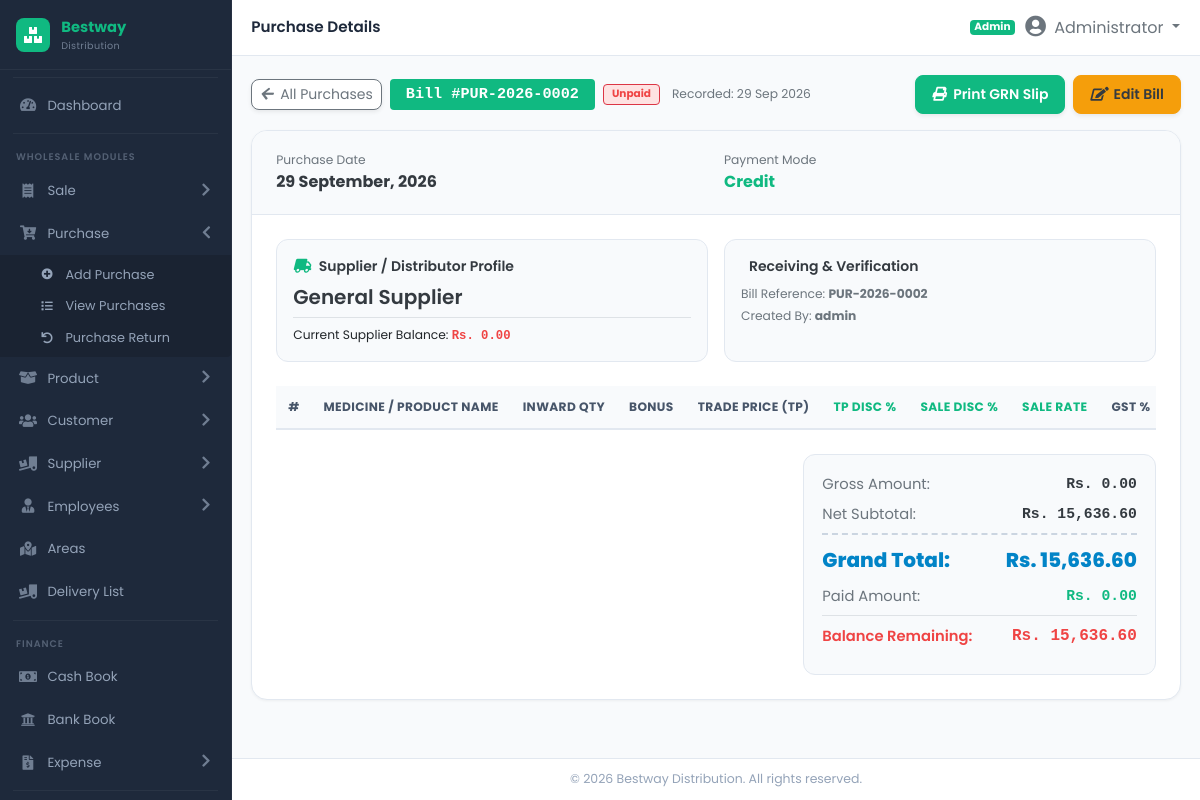
The page /modules/purchase/view_purchase.php?id=2 (signed in) on the database its author committed.
### tables this page shows
CREATE TABLE IF NOT EXISTS `purchases` (
  `id` INT AUTO_INCREMENT PRIMARY KEY,
  `bill_no` VARCHAR(100) NOT NULL,
  `purchase_date` DATE NOT NULL,
  `receiving_date` DATE NOT NULL,
  `supplier_id` INT NOT NULL,
  `po_id` INT NULL,
  `subtotal` DECIMAL(14,2) DEFAULT 0.00,
  `discount_amount` DECIMAL(12,2) DEFAULT 0.00,
  `tax_amount` DECIMAL(12,2) DEFAULT 0.00,
  `freight_charges` DECIMAL(12,2) DEFAULT 0.00,
  `grand_total` DECIMAL(14,2) DEFAULT 0.00,
  `paid_amount` DECIMAL(14,2) DEFAULT 0.00,
  `balance_amount` DECIMAL(14,2) DEFAULT 0.00,
  `payment_type` ENUM('Cash', 'Credit', 'Bank') DEFAULT 'Credit',
  `payment_status` ENUM('Paid', 'Partial', 'Unpaid') DEFAULT 'Unpaid',
  `status` ENUM('Received', 'Pending') DEFAULT 'Received',
  `notes` TEXT NULL,
  `created_by` INT NULL,
  INDEX (`bill_no`),
  INDEX (`supplier_id`),
  INDEX (`purchase_date`)
);

CREATE TABLE IF NOT EXISTS `users` (
  `id` INT AUTO_INCREMENT PRIMARY KEY,
  `username` VARCHAR(100) NOT NULL UNIQUE,
  `password` VARCHAR(255) NOT NULL,
  `full_name` VARCHAR(150) NOT NULL,
  `role` ENUM('Admin', 'Manager', 'Accountant', 'Operator', 'salesman') DEFAULT 'Admin',
  `email` VARCHAR(100) NULL,
  `phone` VARCHAR(50) NULL,
  `status` ENUM('Active', 'Inactive') DEFAULT 'Active',
  `last_login` DATETIME NULL,
  `created_at` DATE NULL
);

### modules/purchase/view_purchase.php (the view, shortened to what this page needs)
<?php
require_once __DIR__ . '/../../includes/header.php';
$purchase_id = intval($_GET['id'] ?? 0);
$purchase = null;
$supplier = null;
if ($db_connected && $pdo && $purchase_id > 0) {
    try {
        $stmt_p = $pdo->prepare("
            SELECT p.*, u.username as created_by_name
            FROM purchases p
            LEFT JOIN users u ON p.created_by = u.id
            WHERE p.id = ?
        ");
        $stmt_p->execute([$purchase_id]);
        $purchase = $stmt_p->fetch();
        if ($purchase) {
            $stmt_s = $pdo->prepare("SELECT * FROM suppliers WHERE id = ?");
            $stmt_s->execute([$purchase['supplier_id']]);
            $supplier = $stmt_s->fetch();
            $gross_sum = 0;
            $subtotal_val = floatval($purchase['subtotal'] ?? 0);
        }
    } catch (Exception $e) {}
}
?>
<div class="d-flex flex-wrap align-items-center justify-content-between gap-3 mb-3">
    <div class="d-flex align-items-center gap-2">
        <a href="purchases.php" class="btn btn-sm btn-outline-secondary bg-white rounded-3 shadow-sm">
            <i class="fa-solid fa-arrow-left me-1"></i> All Purchases
        </a>
        <span class="badge bg-primary text-white font-monospace px-3 py-2" style="font-size:0.95rem;">
            Bill #<?= htmlspecialchars($purchase['bill_no']) ?>
        </span>
        <?php if ($purchase['payment_status'] === 'Paid'): ?>
            <span class="badge bg-success-subtle text-success border border-success px-2 py-1">Paid</span>
        <?php elseif ($purchase['payment_status'] === 'Partial'): ?>
            <span class="badge bg-warning-subtle text-warning border border-warning px-2 py-1">Partial</span>
        <?php else: ?>
            <span class="badge bg-danger-subtle text-danger border border-danger px-2 py-1">Unpaid</span>
        <?php endif; ?>
        <span class="text-muted small d-none d-md-inline ms-1">Recorded: <?= date('d M Y', strtotime($purchase['purchase_date'])) ?></span>
    </div>
    <div class="d-flex flex-wrap gap-2">
        <a href="print_purchase.php?id=<?= $purchase['id'] ?>" target="_blank" class="btn btn-sm btn-success fw-bold px-3 py-2 shadow-sm rounded-3">
            <i class="fa-solid fa-print me-1"></i> Print GRN Slip
        </a>
        <a href="edit_purchase.php?id=<?= $purchase['id'] ?>" class="btn btn-sm btn-warning fw-bold px-3 py-2 shadow-sm rounded-3 text-dark">
            <i class="fa-solid fa-edit me-1"></i> Edit Bill
        </a>
    </div>
</div>
<div class="bill-panel mb-4">
    <div class="bill-header-bar">
        <div class="row g-3 align-items-center">
            <div class="col-md-6">
                <span class="text-muted small d-block">Purchase Date</span>
                <strong class="text-dark fs-6"><?= date('d F, Y', strtotime($purchase['purchase_date'])) ?></strong>
            </div>
            <div class="col-md-6 text-md-end">
                <span class="text-muted small d-block">Payment Mode</span>
                <strong class="text-primary fs-6"><?= htmlspecialchars($purchase['payment_type']) ?></strong>
            </div>
        </div>
    </div>
    <div class="p-4">
        <div class="row g-3 mb-4">
            <div class="col-md-6">
                <div class="meta-box h-100">
                    <div class="fw-bold text-dark mb-2 d-flex align-items-center gap-2">
                        <i class="fa-solid fa-truck text-primary"></i> Supplier / Distributor Profile
                    </div>
                    <h5 class="fw-bold text-dark mb-1"><?= htmlspecialchars($supplier['name'] ?? 'General Supplier') ?></h5>
                    <div class="mt-2 pt-2 border-top small">
                        Current Supplier Balance: <strong class="text-danger font-monospace">Rs. <?= number_format($supplier['current_balance'] ?? 0, 2) ?></strong>
                    </div>
                </div>
            </div>
            <div class="col-md-6">
                <div class="meta-box h-100">
                    <div class="fw-bold text-dark mb-2 d-flex align-items-center gap-2">
                        <i class="fa-solid fa-circle-info text-primary"></i> Receiving & Verification
                    </div>
                    <div class="small text-muted mb-1">Bill Reference: <strong><?= htmlspecialchars($purchase['bill_no']) ?></strong></div>
                    <div class="small text-muted mb-1">Created By: <strong><?= htmlspecialchars($purchase['created_by_name'] ?? 'Admin') ?></strong></div>
                </div>
            </div>
        </div>
        <div class="table-responsive mb-4">
            <table class="table align-middle">
                <thead>
                    <tr>
                        <th style="width: 45px;">#</th>
                        <th>Medicine / Product Name</th>
                        <th class="text-center">Inward Qty</th>
                        <th class="text-center">Bonus</th>
                        <th class="text-end">Trade Price (TP)</th>
                        <th class="text-center text-success">TP Disc %</th>
                        <th class="text-center text-primary">Sale Disc %</th>
                        <th class="text-end text-primary">Sale Rate</th>
                        <th class="text-center">GST %</th>
                    </tr>
                </thead>
            </table>
        </div>
        <div class="row g-4 justify-content-end">
            <div class="col-lg-5">
                <div class="totals-card">
                    <div class="totals-row">
                        <span class="text-muted">Gross Amount:</span>
                        <span class="font-monospace fw-bold text-dark">Rs. <?= number_format($gross_sum, 2) ?></span>
                    </div>
                    <div class="totals-row">
                        <span class="text-muted">Net Subtotal:</span>
                        <span class="font-monospace fw-bold text-dark">Rs. <?= number_format($subtotal_val, 2) ?></span>
                    </div>
                    <div class="totals-row grand">
                        <span>Grand Total:</span>
                        <span>Rs. <?= number_format($purchase['grand_total'], 2) ?></span>
                    </div>
                    <div class="totals-row">
                        <span class="text-muted">Paid Amount:</span>
                        <span class="font-monospace text-success fw-bold">Rs. <?= number_format($purchase['paid_amount'], 2) ?></span>
                    </div>
                    <div class="totals-row pt-2 border-top">
                        <span class="fw-bold text-danger">Balance Remaining:</span>
                        <span class="font-monospace fw-bold text-danger fs-6">Rs. <?= number_format($purchase['balance_amount'], 2) ?></span>
                    </div>
                </div>
            </div>
        </div>
    </div>
</div>
<?php require_once __DIR__ . '/../../includes/footer.php'; ?>

### assets/css/style.css (style rules this page uses)
:root { --sidebar-bg: #1e293b; --sidebar-hover: #334155; --sidebar-active: #10b981; --sidebar-active-bg: rgba(16, 185, 129, 0.12); --sidebar-text: #94a3b8; --sidebar-text-hover: #ffffff; --sidebar-width: 232px; --primary: #10b981; --primary-dark: #059669; --secondary: #6366f1; --success: #10b981; --info: #0ea5e9; --warning: #f59e0b; --danger: #ef4444; --body-bg: #f8fafc; --card-bg: #ffffff; --card-shadow: 0 1px 2px rgba(0,0,0,0.05), 0 1px 3px rgba(0,0,0,0.08); --topbar-height: 56px; --sidebar-radius: 10px; }
* { margin: 0; padding: 0; box-sizing: border-box; }
body { font-family: 'Poppins', 'Inter', 'Segoe UI', system-ui, -apple-system, sans-serif; background: var(--body-bg); overflow-x: hidden; font-size: 14px; }
.text-primary { color: var(--primary) !important; }
.text-success { color: var(--success) !important; }
.text-danger { color: var(--danger) !important; }
.bg-primary { background-color: var(--primary) !important; }
.btn-success { background: var(--success); border-color: var(--success); color: #fff; }
.btn-warning { background: var(--warning); border-color: var(--warning); color: #fff; }
.table { margin-bottom: 0; }
.table th { font-size: 0.72rem; font-weight: 700; text-transform: uppercase; letter-spacing: 0.05em; color: #64748b; border-top: none; border-bottom: 2px solid #e2e8f0; white-space: nowrap; padding: 0.65rem 0.6rem; }
.text-end { text-align: right !important; }
.fw-bold { font-weight: 600 !important; }
.font-monospace { font-family: SFMono-Regular, Menlo, Monaco, Consolas, "Liberation Mono", "Courier New", monospace !important; }
.fs-6 { font-size: 1rem !important; }
.ms-1 { margin-left: 0.25rem !important; }
.me-1 { margin-right: 0.25rem !important; }
.gap-2 { gap: 0.5rem !important; }
.gap-3 { gap: 1rem !important; }
.rounded-3 { border-radius: 0.5rem !important; }
.bg-danger-subtle { background-color: #fee2e2 !important; }
.fa-solid, .fa-regular { font-family: "Font Awesome 5 Free"; }
.fa-solid { font-weight: 900; }
.row.g-3 { margin-left: -0.5rem; margin-right: -0.5rem; }
.row.g-3 > .col, .row.g-3 > [class*="col-"] { padding-left: 0.5rem; padding-right: 0.5rem; }
.row.g-4 { margin-left: -0.75rem; margin-right: -0.75rem; }
.row.g-4 > .col, .row.g-4 > [class*="col-"] { padding-left: 0.75rem; padding-right: 0.75rem; }
.fa-solid { font-family: "Font Awesome 5 Free" !important; font-weight: 900 !important; }

### modules/purchase/view_purchase.php (style rules this page uses)
.bill-panel { background: #ffffff; border: 1px solid #e2e8f0; border-radius: 16px; box-shadow: 0 1px 3px rgba(0,0,0,0.05); overflow: hidden; }
.bill-header-bar { background: #f8fafc; border-bottom: 1px solid #e2e8f0; padding: 20px 24px; }
.meta-box { background: #f8fafc; border: 1px solid #e2e8f0; border-radius: 12px; padding: 16px; }
.table thead th { background: #f8fafc; color: #475569; font-size: 0.76rem; font-weight: 700; text-transform: uppercase; letter-spacing: 0.03em; border-bottom: 2px solid #e2e8f0; padding: 12px; vertical-align: middle; }
.totals-card { background: #f8fafc; border: 1px solid #e2e8f0; border-radius: 12px; padding: 18px; }
.totals-row { display: flex; justify-content: space-between; align-items: center; margin-bottom: 8px; font-size: 0.92rem; }
.totals-row.grand { font-size: 1.25rem; font-weight: 800; color: #0284c7; padding-top: 10px; border-top: 2px dashed #cbd5e1; margin-top: 8px; margin-bottom: 10px; }

### rows shown on the page
purchases: bill_no "PUR-2026-0002", purchase_date "29 Sep 2026", purchase_date "29 September, 2026", payment_type "Credit", users.username "admin", subtotal "15,636.60", grand_total "15,636.60", paid_amount "0.00", balance_amount "15,636.60"

### other values the page prints
$page_title "Purchase Details"
roleLabel($_SESSION['user_role'] ?? 'Admin') "Admin"
$_SESSION['user_fullname'] "Administrator"
$supplier['name'] "General Supplier"
$supplier['current_balance'] "0.00"
$gross_sum "0.00"
